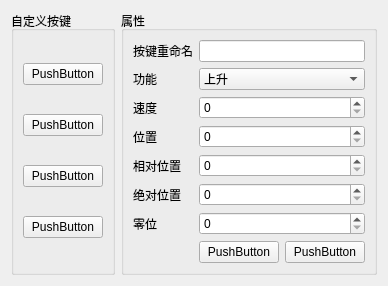
<?xml version="1.0" encoding="UTF-8"?>
<ui version="4.0">
 <class>userKeysDialog</class>
 <widget class="QWidget" name="userKeysDialog">
  <property name="geometry">
   <rect>
    <x>0</x>
    <y>0</y>
    <width>361</width>
    <height>255</height>
   </rect>
  </property>
  <property name="windowTitle">
   <string>Form</string>
  </property>
  <layout class="QHBoxLayout" name="horizontalLayout">
   <item>
    <widget class="QGroupBox" name="groupBox">
     <property name="title">
      <string>自定义按键</string>
     </property>
     <layout class="QVBoxLayout" name="verticalLayout">
      <item>
       <widget class="QPushButton" name="pushButton">
        <property name="text">
         <string>PushButton</string>
        </property>
       </widget>
      </item>
      <item>
       <widget class="QPushButton" name="pushButton_2">
        <property name="text">
         <string>PushButton</string>
        </property>
       </widget>
      </item>
      <item>
       <widget class="QPushButton" name="pushButton_3">
        <property name="text">
         <string>PushButton</string>
        </property>
       </widget>
      </item>
      <item>
       <widget class="QPushButton" name="pushButton_4">
        <property name="text">
         <string>PushButton</string>
        </property>
       </widget>
      </item>
     </layout>
     <zorder></zorder>
     <zorder>pushButton</zorder>
     <zorder>pushButton_2</zorder>
     <zorder>pushButton_3</zorder>
     <zorder>pushButton_4</zorder>
    </widget>
   </item>
   <item>
    <widget class="QGroupBox" name="groupBox_2">
     <property name="sizePolicy">
      <sizepolicy hsizetype="Expanding" vsizetype="Preferred">
       <horstretch>0</horstretch>
       <verstretch>0</verstretch>
      </sizepolicy>
     </property>
     <property name="title">
      <string>属性</string>
     </property>
     <layout class="QGridLayout" name="gridLayout_2">
      <item row="0" column="0">
       <widget class="QLabel" name="label_7">
        <property name="text">
         <string>按键重命名</string>
        </property>
       </widget>
      </item>
      <item row="0" column="1" colspan="2">
       <widget class="QLineEdit" name="lineEdit"/>
      </item>
      <item row="1" column="0">
       <widget class="QLabel" name="label">
        <property name="text">
         <string>功能</string>
        </property>
       </widget>
      </item>
      <item row="1" column="1" colspan="2">
       <widget class="QComboBox" name="comboBox">
        <item>
         <property name="text">
          <string>上升</string>
         </property>
        </item>
        <item>
         <property name="text">
          <string>下降</string>
         </property>
        </item>
        <item>
         <property name="text">
          <string>新建项目</string>
         </property>
        </item>
        <item>
         <property name="text">
          <string>新建项目</string>
         </property>
        </item>
        <item>
         <property name="text">
          <string>新建项目</string>
         </property>
        </item>
        <item>
         <property name="text">
          <string>新建项目</string>
         </property>
        </item>
        <item>
         <property name="text">
          <string>新建项目</string>
         </property>
        </item>
        <item>
         <property name="text">
          <string>新建项目</string>
         </property>
        </item>
        <item>
         <property name="text">
          <string>新建项目</string>
         </property>
        </item>
        <item>
         <property name="text">
          <string>新建项目</string>
         </property>
        </item>
        <item>
         <property name="text">
          <string>新建项目</string>
         </property>
        </item>
        <item>
         <property name="text">
          <string>新建项目</string>
         </property>
        </item>
        <item>
         <property name="text">
          <string>新建项目</string>
         </property>
        </item>
        <item>
         <property name="text">
          <string>新建项目</string>
         </property>
        </item>
        <item>
         <property name="text">
          <string>新建项目</string>
         </property>
        </item>
        <item>
         <property name="text">
          <string>新建项目</string>
         </property>
        </item>
        <item>
         <property name="text">
          <string>新建项目</string>
         </property>
        </item>
        <item>
         <property name="text">
          <string>新建项目</string>
         </property>
        </item>
        <item>
         <property name="text">
          <string>新建项目</string>
         </property>
        </item>
        <item>
         <property name="text">
          <string>新建项目</string>
         </property>
        </item>
        <item>
         <property name="text">
          <string>新建项目</string>
         </property>
        </item>
        <item>
         <property name="text">
          <string>新建项目</string>
         </property>
        </item>
        <item>
         <property name="text">
          <string>新建项目</string>
         </property>
        </item>
        <item>
         <property name="text">
          <string>新建项目</string>
         </property>
        </item>
        <item>
         <property name="text">
          <string>新建项目</string>
         </property>
        </item>
        <item>
         <property name="text">
          <string>新建项目</string>
         </property>
        </item>
        <item>
         <property name="text">
          <string>新建项目</string>
         </property>
        </item>
        <item>
         <property name="text">
          <string>新建项目</string>
         </property>
        </item>
        <item>
         <property name="text">
          <string>新建项目</string>
         </property>
        </item>
        <item>
         <property name="text">
          <string>新建项目</string>
         </property>
        </item>
        <item>
         <property name="text">
          <string>新建项目</string>
         </property>
        </item>
        <item>
         <property name="text">
          <string>新建项目</string>
         </property>
        </item>
        <item>
         <property name="text">
          <string>新建项目</string>
         </property>
        </item>
        <item>
         <property name="text">
          <string>新建项目</string>
         </property>
        </item>
        <item>
         <property name="text">
          <string>新建项目</string>
         </property>
        </item>
        <item>
         <property name="text">
          <string>新建项目</string>
         </property>
        </item>
        <item>
         <property name="text">
          <string>新建项目</string>
         </property>
        </item>
        <item>
         <property name="text">
          <string>新建项目</string>
         </property>
        </item>
        <item>
         <property name="text">
          <string>新建项目</string>
         </property>
        </item>
        <item>
         <property name="text">
          <string>新建项目</string>
         </property>
        </item>
        <item>
         <property name="text">
          <string>新建项目</string>
         </property>
        </item>
        <item>
         <property name="text">
          <string>新建项目</string>
         </property>
        </item>
        <item>
         <property name="text">
          <string>新建项目</string>
         </property>
        </item>
        <item>
         <property name="text">
          <string>新建项目</string>
         </property>
        </item>
        <item>
         <property name="text">
          <string>新建项目</string>
         </property>
        </item>
        <item>
         <property name="text">
          <string>新建项目</string>
         </property>
        </item>
        <item>
         <property name="text">
          <string>新建项目</string>
         </property>
        </item>
        <item>
         <property name="text">
          <string>新建项目</string>
         </property>
        </item>
        <item>
         <property name="text">
          <string>新建项目</string>
         </property>
        </item>
        <item>
         <property name="text">
          <string>新建项目</string>
         </property>
        </item>
       </widget>
      </item>
      <item row="2" column="0">
       <widget class="QLabel" name="label_2">
        <property name="text">
         <string>速度</string>
        </property>
       </widget>
      </item>
      <item row="2" column="1" colspan="2">
       <widget class="QSpinBox" name="spinBox">
        <property name="maximum">
         <number>10000</number>
        </property>
       </widget>
      </item>
      <item row="3" column="0">
       <widget class="QLabel" name="label_3">
        <property name="text">
         <string>位置</string>
        </property>
       </widget>
      </item>
      <item row="3" column="1" colspan="2">
       <widget class="QSpinBox" name="spinBox_2">
        <property name="maximum">
         <number>10000</number>
        </property>
       </widget>
      </item>
      <item row="4" column="0">
       <widget class="QLabel" name="label_4">
        <property name="text">
         <string>相对位置</string>
        </property>
       </widget>
      </item>
      <item row="4" column="1" colspan="2">
       <widget class="QSpinBox" name="spinBox_3">
        <property name="maximum">
         <number>10000</number>
        </property>
       </widget>
      </item>
      <item row="5" column="0">
       <widget class="QLabel" name="label_5">
        <property name="text">
         <string>绝对位置</string>
        </property>
       </widget>
      </item>
      <item row="5" column="1" colspan="2">
       <widget class="QSpinBox" name="spinBox_4">
        <property name="maximum">
         <number>10000</number>
        </property>
       </widget>
      </item>
      <item row="6" column="0">
       <widget class="QLabel" name="label_6">
        <property name="text">
         <string>零位</string>
        </property>
       </widget>
      </item>
      <item row="6" column="1" colspan="2">
       <widget class="QSpinBox" name="spinBox_5">
        <property name="maximum">
         <number>10000</number>
        </property>
       </widget>
      </item>
      <item row="7" column="1">
       <widget class="QPushButton" name="pushButton_5">
        <property name="text">
         <string>PushButton</string>
        </property>
       </widget>
      </item>
      <item row="7" column="2">
       <widget class="QPushButton" name="pushButton_6">
        <property name="text">
         <string>PushButton</string>
        </property>
       </widget>
      </item>
     </layout>
    </widget>
   </item>
  </layout>
 </widget>
 <resources/>
 <connections/>
</ui>
